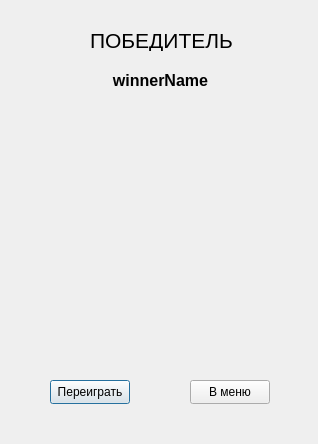
<?xml version="1.0" encoding="UTF-8"?>
<ui version="4.0">
 <class>WinnerDialog</class>
 <widget class="QDialog" name="WinnerDialog">
  <property name="geometry">
   <rect>
    <x>0</x>
    <y>0</y>
    <width>318</width>
    <height>444</height>
   </rect>
  </property>
  <property name="windowTitle">
   <string>Dialog</string>
  </property>
  <widget class="QLabel" name="imageLabel">
   <property name="geometry">
    <rect>
     <x>60</x>
     <y>140</y>
     <width>201</width>
     <height>211</height>
    </rect>
   </property>
   <property name="text">
    <string/>
   </property>
  </widget>
  <widget class="QLabel" name="winnerNameLabel">
   <property name="geometry">
    <rect>
     <x>60</x>
     <y>70</y>
     <width>201</width>
     <height>20</height>
    </rect>
   </property>
   <property name="font">
    <font>
     <pointsize>12</pointsize>
     <bold>true</bold>
    </font>
   </property>
   <property name="text">
    <string>winnerName</string>
   </property>
   <property name="alignment">
    <set>Qt::AlignCenter</set>
   </property>
  </widget>
  <widget class="QLabel" name="label_2">
   <property name="geometry">
    <rect>
     <x>90</x>
     <y>30</y>
     <width>151</width>
     <height>21</height>
    </rect>
   </property>
   <property name="font">
    <font>
     <pointsize>16</pointsize>
    </font>
   </property>
   <property name="text">
    <string>ПОБЕДИТЕЛЬ</string>
   </property>
  </widget>
  <widget class="QLabel" name="wreathLabel">
   <property name="geometry">
    <rect>
     <x>60</x>
     <y>110</y>
     <width>211</width>
     <height>131</height>
    </rect>
   </property>
   <property name="text">
    <string/>
   </property>
   <property name="pixmap">
    <pixmap resource="resources.qrc">:/images/res-data/wreath.png</pixmap>
   </property>
   <property name="scaledContents">
    <bool>true</bool>
   </property>
  </widget>
  <widget class="QPushButton" name="replayButton">
   <property name="geometry">
    <rect>
     <x>50</x>
     <y>380</y>
     <width>80</width>
     <height>24</height>
    </rect>
   </property>
   <property name="text">
    <string>Переиграть</string>
   </property>
  </widget>
  <widget class="QPushButton" name="goMenuButton">
   <property name="geometry">
    <rect>
     <x>190</x>
     <y>380</y>
     <width>80</width>
     <height>24</height>
    </rect>
   </property>
   <property name="text">
    <string>В меню</string>
   </property>
  </widget>
 </widget>
 <resources>
  <include location="resources.qrc"/>
 </resources>
 <connections/>
</ui>
